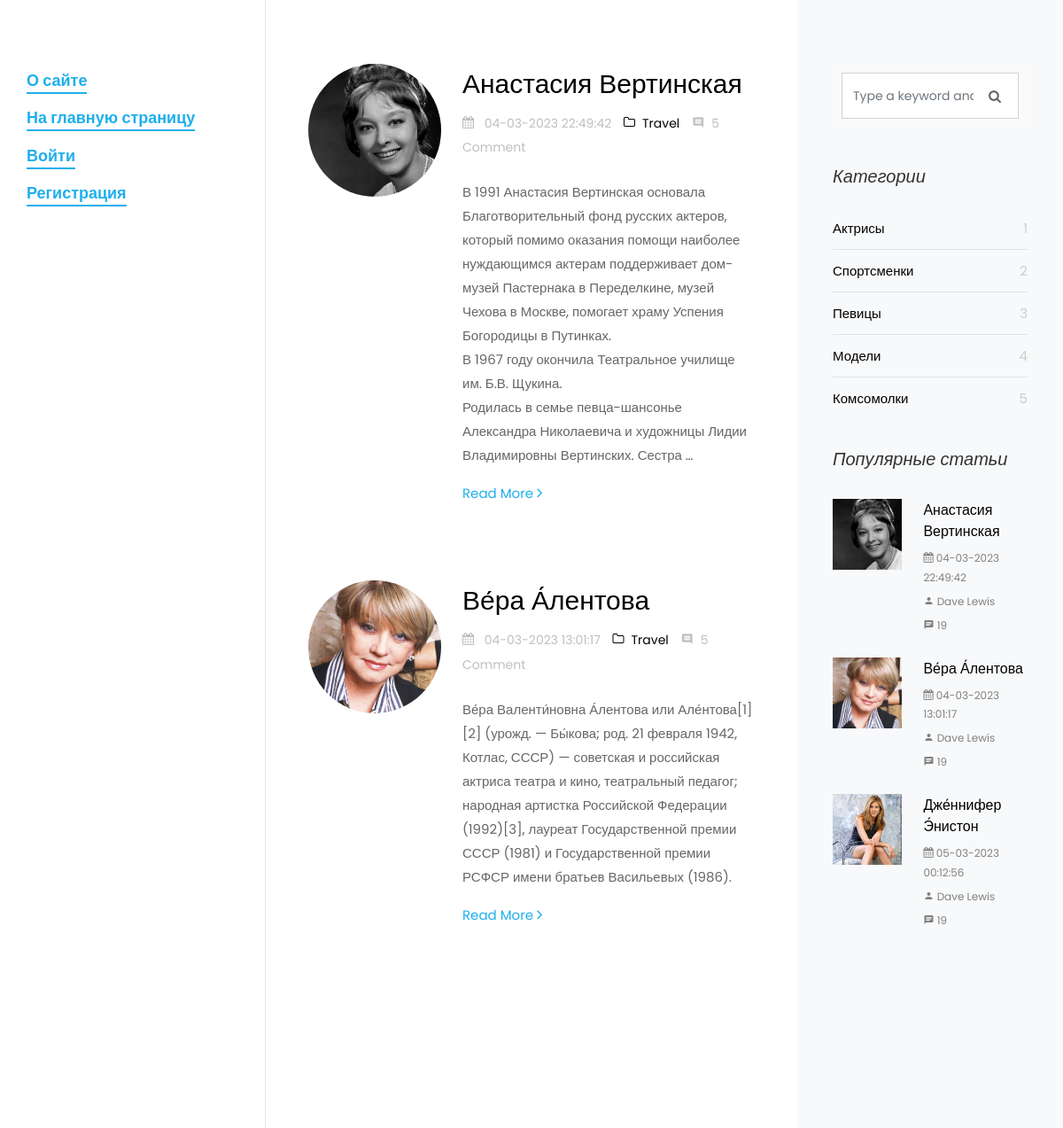
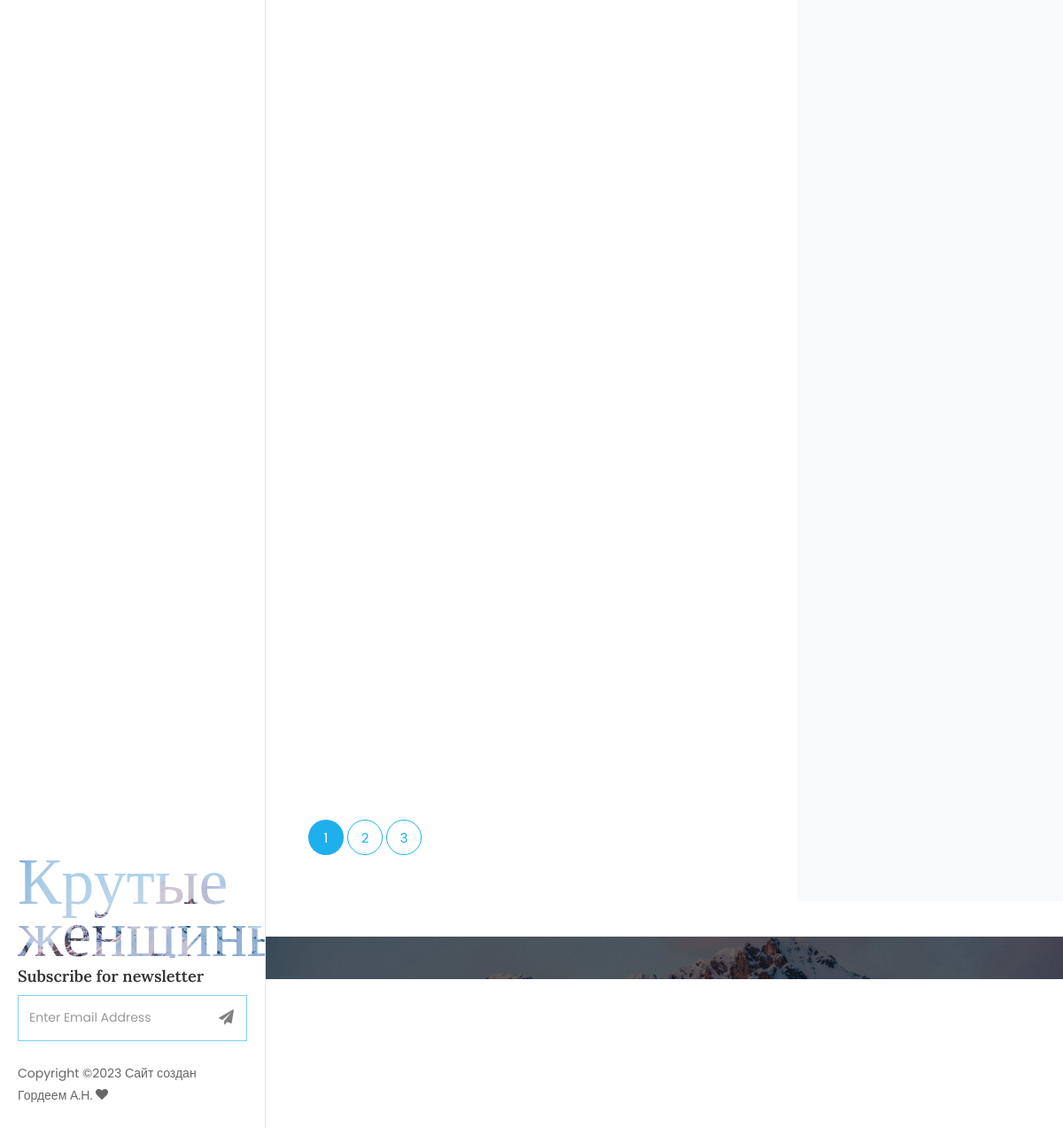
/cats/aktrisy/, run on the app's committed database (2 pictures, top to bottom).
### women/models.py (models this page shows, shortened)
class Women(models.Model):
    objects = None
    title = models.CharField(max_length=255, verbose_name='Заголовок')
    content = models.TextField(blank=True)
    photo = models.ImageField(upload_to="photos/%Y/%m/%d/")
    time_create = models.DateTimeField(auto_now_add=True)
    slug = models.SlugField(max_length=250, unique= True, db_index= True, verbose_name= "URL")
    time_update = models.DateTimeField(auto_now=True)
    is_published = models.BooleanField(default=True)
    cat = models.ForeignKey('Category', on_delete=models.PROTECT, )
    class Meta:
        verbose_name_plural = 'Известные женщины'
        ordering = ('cat', 'title')

class Category(models.Model):
    name = models.CharField(max_length=100, db_index=True)
    slug = models.SlugField(max_length=250, unique=True, db_index=True, verbose_name='URL')
    class Meta:
        verbose_name_plural = 'Категории'
    def get_absolute_url(self):
        return reverse('category', kwargs={'cat_slug': self.slug})

### women/views.py (the view)
# urls.py: path('cats/<slug:cat_slug>/', CategoryListView.as_view(), name='category'),
class CategoryListView(DataMixin, ListView):
    paginate_by = 4
    model = Women
    template_name = 'women/category.html'
    context_object_name = 'posts'
    def get_queryset(self):
        return self.model.objects.filter(cat__slug=self.kwargs['cat_slug'], is_published=True)
    def get_context_data(self):
        context = super(CategoryListView, self).get_context_data()
        context['menu'] = menu
        context['cats'] = Category.objects.all()
        return context

### women/templates/women/category.html (shortened to what this page needs)
{% load static %}
<!DOCTYPE html>
<html lang="en">
  <head>
    <link rel="stylesheet" href="{% static 'css/open-iconic-bootstrap.min.css' %}">
    <link rel="stylesheet" href="{% static 'css/animate.css' %}">
    <link rel="stylesheet" href="{% static 'css/owl.carousel.min.css' %}">
    <link rel="stylesheet" href="{% static 'css/owl.theme.default.min.css' %}">
    <link rel="stylesheet" href="{% static 'css/magnific-popup.css' %}">
    <link rel="stylesheet" href="{% static 'css/aos.css' %}">
    <link rel="stylesheet" href="{% static 'css/ionicons.min.css' %}">
    <link rel="stylesheet" href="{% static 'css/bootstrap-datepicker.css' %}">
    <link rel="stylesheet" href="{% static 'css/jquery.timepicker.css' %}">
    <link rel="stylesheet" href="{%  static 'css/flaticon.css' %}">
    <link rel="stylesheet" href="{% static 'css/icomoon.css' %}">
    <link rel="stylesheet" href="{% static 'css/style.css' %}">
  </head>
  <body>
	{% include 'women/side-header.html' %}
		<div id="colorlib-main">
			<section class="ftco-section ftco-no-pt ftco-no-pb">
	    	<div class="container">
	    		<div class="row d-flex">
	    			<div class="col-xl-8 py-5 px-md-5">
						{% for p in posts %}
	    				<div class="row pt-md-4">
			    			<div class="col-md-12">
									<div class="blog-entry ftco-animate d-md-flex">
										<a href="" class="img img-2"
										   style="background-image: url('{{ p.photo.url }}');"></a>
										<div class="text text-2 pl-md-4">
				              <h3 class="mb-2"><a href="{% url 'post' p.slug %}" > {{ p.title }} </a></h3>
				              <div class="meta-wrap">
												<p class="meta">
				              		<span><i class="icon-calendar mr-2"></i> {{p.time_update|date:'d-m-Y H:i:s' }} </span>
				              		<span><a href="single.html"><i class="icon-folder-o mr-2"></i>Travel</a></span>
				              		<span><i class="icon-comment2 mr-2"></i>5 Comment</span>
				              	</p>
			              	</div>
				              <p class="mb-4"> {{ p.content | linebreaks | truncatewords:50 }}</p>
				              <p><a href=" {% url 'post' p.slug %} " class="btn-custom">Read More <span class="ion-ios-arrow-forward"></span></a></p>
				            </div>
									</div>
								</div>
			    		</div>
						{% endfor %}
			    		<div class="row">
			          <div class="col">
			            <div class="block-27">
			              			              <ul>{% if page_obj.has_other_pages  %}
							  {% for p in paginator.page_range %}
							  {%  if page_obj.number == p %}
							  <li class="active"><span> {{ p }}</span></li>
							  	{% else %}
			                <li><a href="?page= {{ p }}">{{ p }}</a></li>
								{% endif %}
							  	{% endfor %}
								{% endif %}
			              </ul>
			            </div>
			          </div>
			        </div>
			    	</div>
	    			<div class="col-xl-4 sidebar ftco-animate bg-light pt-5">
	            			<div class="sidebar-box pt-md-4">
	              						<form action="#" class="search-form">
	                				<div class="form-group">
	                  				<span class="icon icon-search"></span>
	                						  <input type="text" class="form-control" placeholder="Type a keyword and hit enter">
	                </div>
	              </form>
	            </div>
	            <div class="sidebar-box ftco-animate">
	            	<h3 class="sidebar-heading">Категории </h3>
	              <ul class="categories">
					{% for cat in cats %}
	                <li><a href="{{ cat.get_absolute_url  }}"> {{ cat.name }}
						<span> {{ cat.pk }}</span></a></li>
					  {% endfor %}
	              </ul>
	            </div>
	            <div class="sidebar-box ftco-animate">
	              <h3 class="sidebar-heading">Популярные статьи </h3>
					{% for p in posts|slice:":3" %}
	              <div class="block-21 mb-4 d-flex">
	                <a class="blog-img mr-4"  style="background-image: url('{{ p.photo.url }}');"></a>
	                <div class="text">
	                  <h3 class="heading"><a href="#">{{ p.title }}</a></h3>
	                  <div class="meta">
	                    <div><a href="#"><span class="icon-calendar"></span> {{p.time_update|date:'d-m-Y H:i:s' }} </a></div>
	                    <div><a href="#"><span class="icon-person"></span> Dave Lewis</a></div>
	                    <div><a href="#"><span class="icon-chat"></span> 19</a></div>
	                  </div>
	                </div>
	              </div>
					{% endfor %}
	            </div>
	            </div>
							<div class="sidebar-box subs-wrap img py-4" style="background-image: url('../static/images/bg_1.jpg');">
								<div class="overlay"></div>
	            </div>
	          </div>
	    		</div>
	    	</div>
		</div>
  </body>
</html>

### women/static/css/icomoon.css (style rules this page uses)
[class^="icon-"], [class*=" icon-"] { font-family: 'icomoon' !important; speak: none; font-style: normal; font-weight: normal; font-variant: normal; text-transform: none; line-height: 1; -webkit-font-smoothing: antialiased; -moz-osx-font-smoothing: grayscale; }
.icon-search:before { content: "\f002"; }
.icon-calendar:before { content: "\f073"; }
.icon-folder-o:before { content: "\f114"; }
.icon-chat:before { content: "\e0b7"; }
.icon-comment2:before { content: "\e0b9"; }
.icon-person:before { content: "\e7fd"; }

### data on the page
Women: photo (picture), title "Анастасия Вертинская", time_update "04-03-2023 22:49:42", content "В 1991 Анастасия Вертинская основала Благотворительный фонд русских актеров, который помимо оказания помощи наиболее нуждающимся актерам поддерживает дом-музей Пастернака в Переделкине, музей Чехова в Москве, помогает храму Успения Богородицы в Путинках. В 1967 году окончила Театральное училище им. Б.В. Щукина. Родилась в семье певца-шансонье Александра Николаевича и художницы Лидии Владимировны Вертинских. Сестра …"
Women: photo (picture), title "Ве́ра А́лентова", time_update "04-03-2023 13:01:17", content "Ве́ра Валенти́новна А́лентова или Але́нтова[1][2] (урожд. — Бы́кова; род. 21 февраля 1942, Котлас, СССР) — советская и российская актриса театра и кино, театральный педагог; народная артистка Российской Федерации (1992)[3], лауреат Государственной премии СССР (1981) и Государственной премии РСФСР имени братьев Васильевых (1986)."
Category: name "Актрисы", pk "1"
Category: name "Спортсменки", pk "2"
Category: name "Певицы", pk "3"
Category: name "Модели", pk "4"
Category: name "Комсомолки", pk "5"
Women: photo (picture), title "Дже́ннифер Э́нистон", time_update "05-03-2023 00:12:56"

### other printed values
{{ m.title }} "О сайте" "На главную страницу" "Войти" "Регистрация"
{{ p }} "1"
{{ p }} "2" "3"
